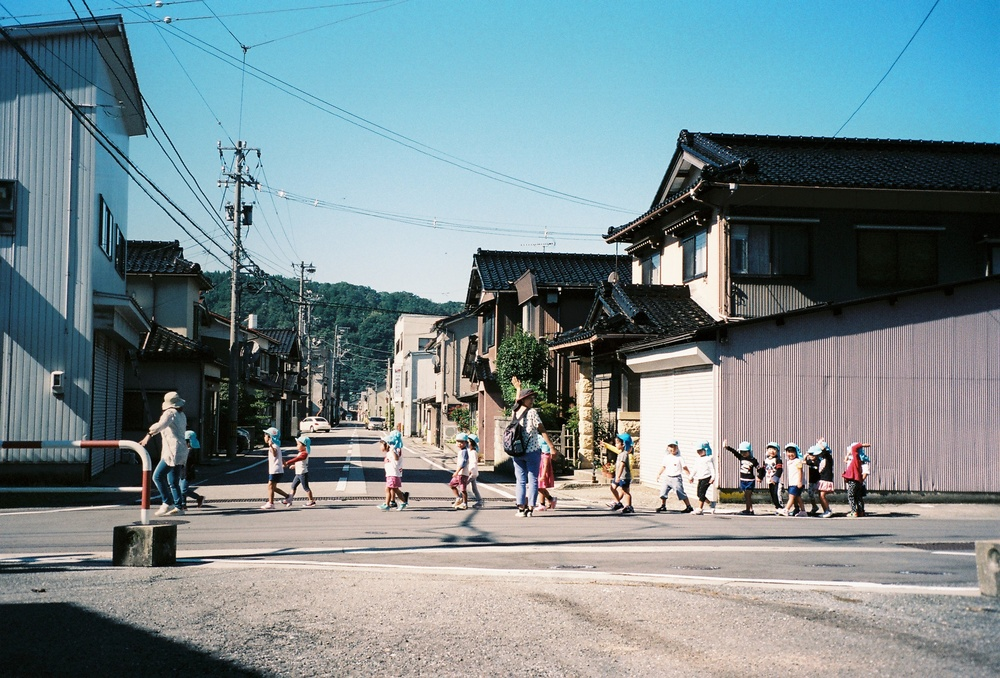
#> input picture homework_3/image2.jpeg, 1000 x 678 px, shrunk from 2751 x 1866 before the run
$ python exercises_2.py image2.jpeg
#> lines starting #> are read from the running program, lines starting #| are printed output that depends on the picture
import sys

from PIL import Image


if len(sys.argv) < 2:
    print("Please input filename to flip: ")
    print("usage: {} {}".format(sys.argv[0], "filename"))
    sys.exit(1)

filename = sys.argv[1]

im = Image.open(filename)
#> im is the input picture: PIL image 1000x678 RGB; mean R, G, B 120.4, 137.9, 142.6

flip_upside_down = im.transpose(method=Image.FLIP_TOP_BOTTOM)
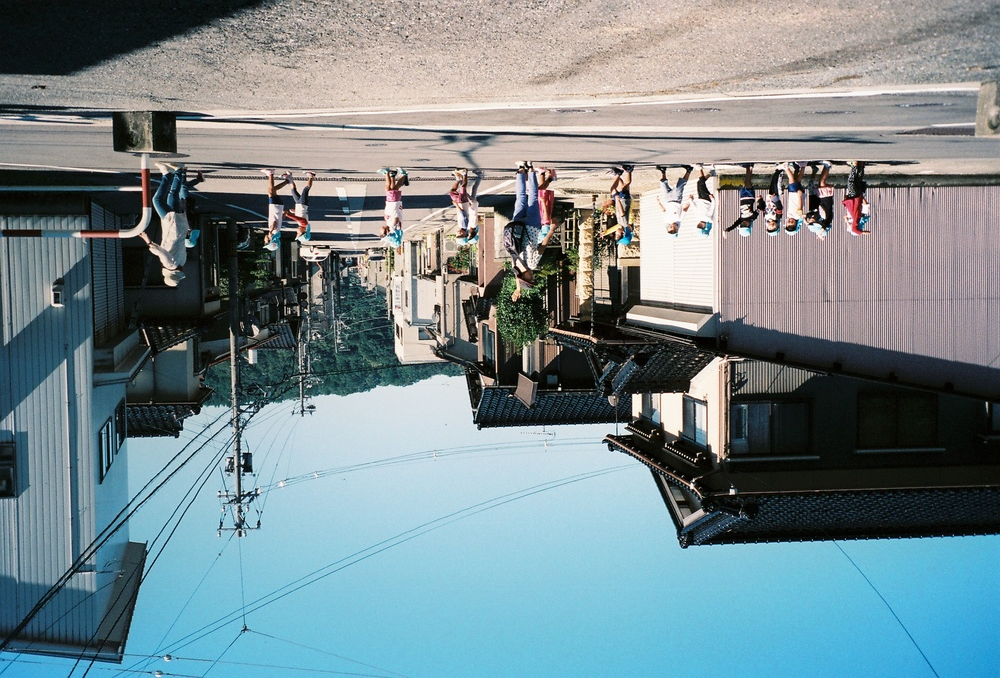
#> flip_upside_down: PIL image 1000x678 RGB; mean R, G, B 120.4, 137.9, 142.6

flip_upside_down.show()

$ run again, on homework_3/test.jpg
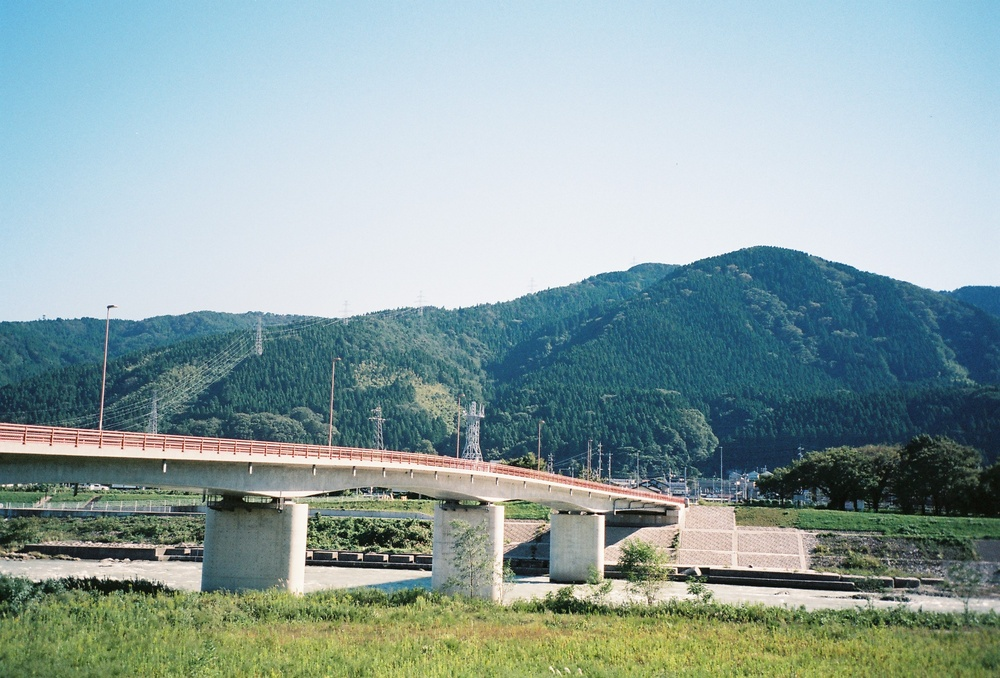
#> input picture homework_3/test.jpg, 1000 x 678 px, shrunk from 2751 x 1866 before the run
#> im is the input picture: PIL image 1000x678 RGB; mean R, G, B 143.2, 164.1, 163.8
#> `flip_upside_down = im.transpose(method=Image.FLIP_TOP_BOTTOM)`:
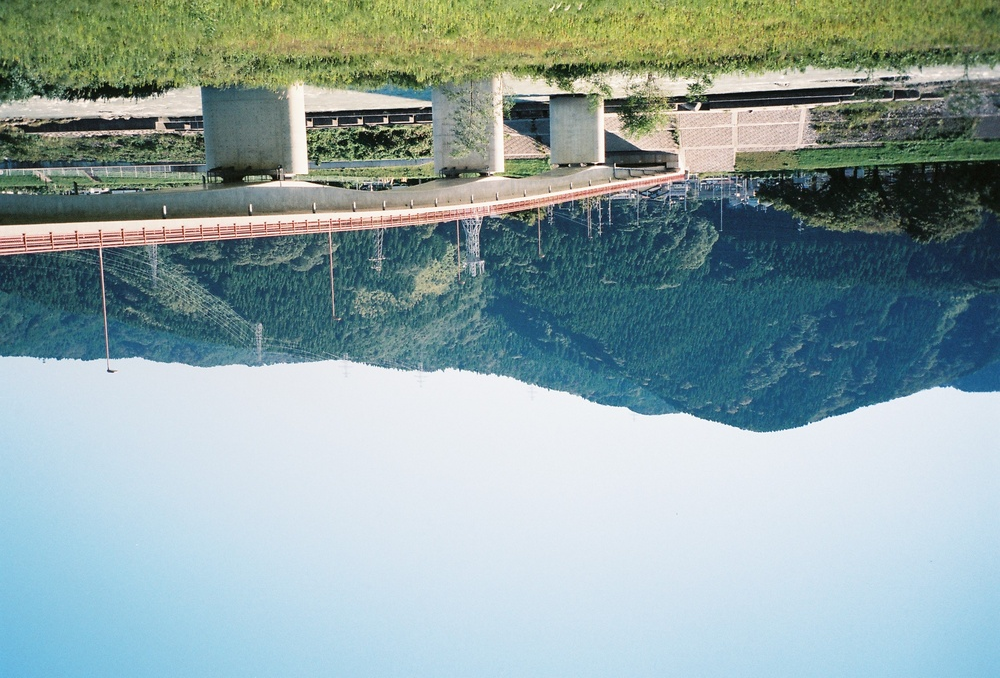
#> flip_upside_down: PIL image 1000x678 RGB; mean R, G, B 143.2, 164.1, 163.8
